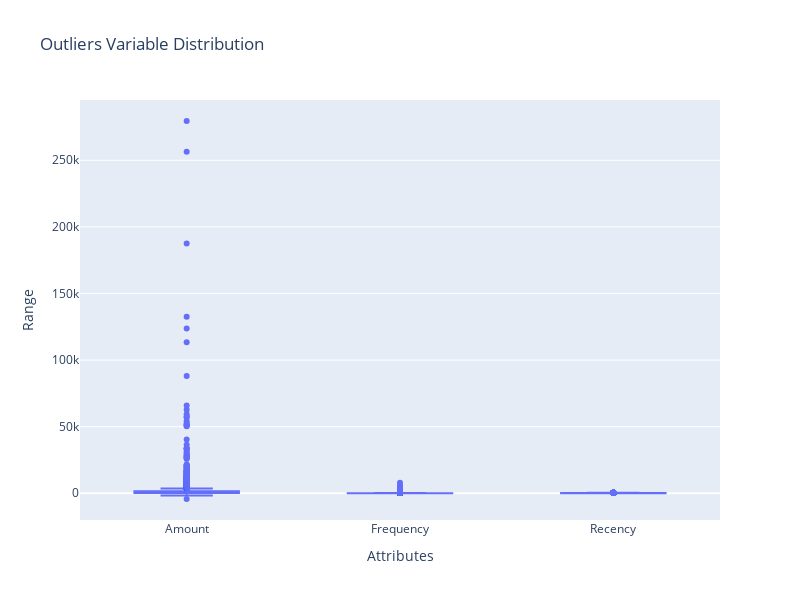

Notebook code for this chart:
### Code cell
# Create a DataFrame containing the selected attributes
attributes = ['Amount', 'Frequency', 'Recency']
data = merged_rfm[attributes]

# Create a box plot with Plotly
fig = px.box(data, y=attributes, labels={'variable': 'Attributes', 'value': 'Range'},
             title="Outliers Variable Distribution")
fig.update_layout(
    xaxis=dict(title="Attributes"),
    yaxis=dict(title="Range"),
    showlegend=False,
    boxmode='group',  # Display box plots side by side
    width=800, height=600
)
fig.show()

### Figure 1 — Plotly figure (JSON) as saved in the notebook; plotly's stock layout.template omitted (floating-point values rounded to 4 significant figures; data arrays with more than 128 entries replaced by an {"elided": "..."} marker saying what was removed)
{"data": [{"alignmentgroup": "True", "hovertemplate": "Attributes=%{x}<br>Range=%{y}<extra></extra>", "legendgroup": "", "marker": {"color": "#636efa"}, "name": "", "notched": false, "offsetgroup": "", "orientation": "v", "showlegend": false, "type": "box", "x": {"elided": "13116 str values"}, "x0": " ", "xaxis": "x", "y": {"elided": "13116 float values"}, "y0": " ", "yaxis": "y"}], "layout": {"boxmode": "group", "height": 600, "legend": {"tracegroupgap": 0}, "showlegend": false, "title": {"text": "Outliers Variable Distribution"}, "width": 800, "xaxis": {"anchor": "y", "domain": [0, 1], "title": {"text": "Attributes"}}, "yaxis": {"anchor": "x", "domain": [0, 1], "title": {"text": "Range"}}}}
